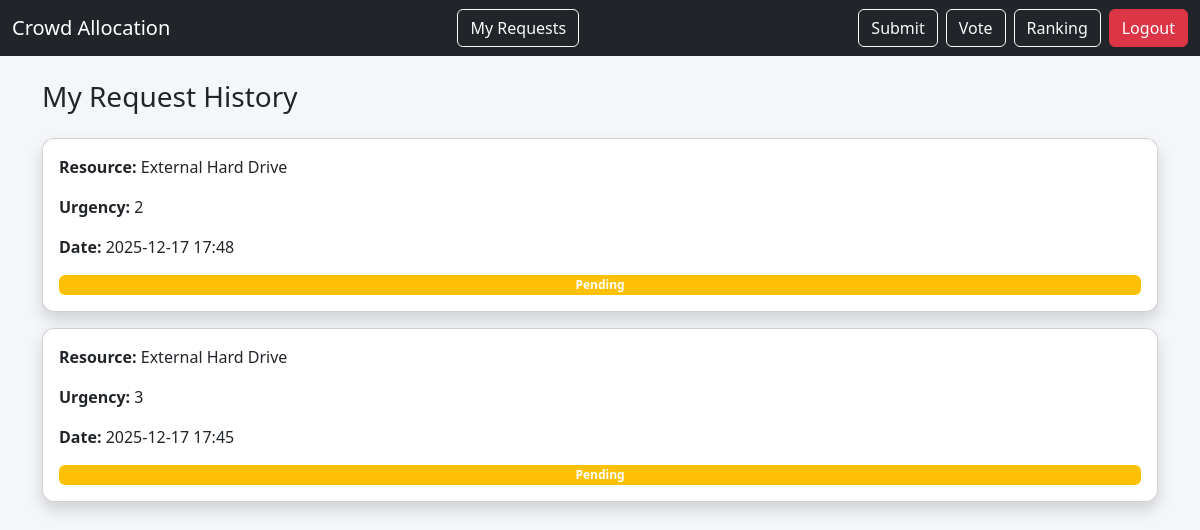
Page /my-requests (signed in) on the earlier database version.
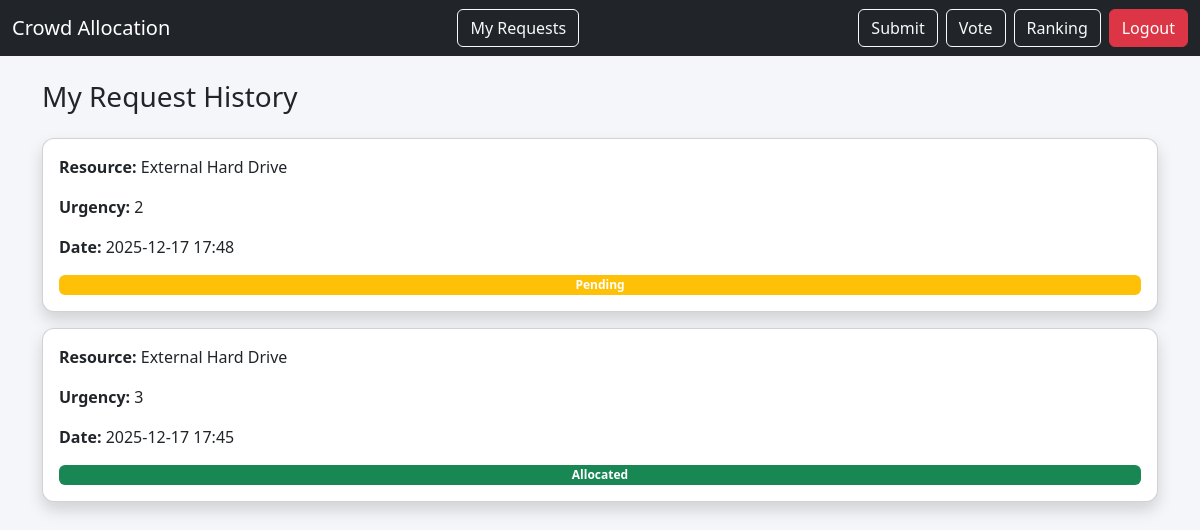
Same page on the later database version.
### app.py (models this page shows)
class ResourceRequest(db.Model):
    id = db.Column(db.Integer, primary_key=True)
    user_id = db.Column(db.Integer, db.ForeignKey("user.id"))
    name = db.Column(db.String(100), nullable=False)
    resource = db.Column(db.String(200), nullable=False)
    reason = db.Column(db.Text, nullable=False)
    urgency = db.Column(db.Integer, nullable=False)
    created_at = db.Column(db.DateTime, default=datetime.now)
    allocated = db.Column(db.Boolean, default=False)
    votes = db.relationship("Vote", backref="request", lazy=True)

### app.py (the view)
@app.route("/my-requests")
def my_requests():
    if "user_id" not in session:
        return redirect("/login")
    requests = ResourceRequest.query.filter_by(
        user_id=session["user_id"]
    ).order_by(ResourceRequest.created_at.desc()).all()
    return render_template("my_requests.html", requests=requests)

### templates/my_requests.html (shortened to what this page needs)
{% extends "base.html" %}
{% block content %}
<h3 class="mb-4">My Request History</h3>
{% for r in requests %}
<div class="card shadow p-3 mb-3">
    <p><b>Resource:</b> {{ r.resource }}</p>
    <p><b>Urgency:</b> {{ r.urgency }}</p>
    <p><b>Date:</b> {{ r.created_at.strftime("%Y-%m-%d %H:%M") }}</p>
    {% if r.allocated %}
        <span class="badge bg-success">Allocated</span>
    {% else %}
        <span class="badge bg-warning">Pending</span>
    {% endif %}
</div>
{% endfor %}
{% endblock %}

Differences in the rows shown:
changed ResourceRequest (number 2 of 2 on the later page): allocated "Pending" → "Allocated"
